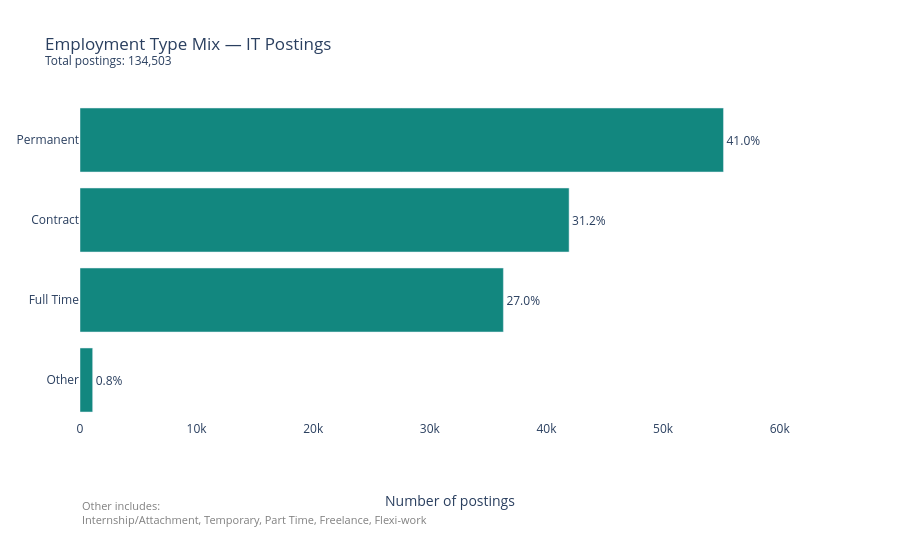

Notebook code for this chart:
### Code cell
summary_it = df_it_filtered["employmentTypes"].value_counts().reset_index()
summary_it.columns = ["employmentTypes", "count"]
summary_it["percentage"] = (summary_it["count"] / summary_it["count"].sum() * 100).round(1)

total_it_postings = summary_it["count"].sum()

summary_it["group"] = summary_it["employmentTypes"].where(summary_it["percentage"] >= 3, "Other")
chart_data_it = summary_it.groupby("group")[["count"]].sum().reset_index()
chart_data_it["percentage"] = (chart_data_it["count"] / chart_data_it["count"].sum() * 100).round(1)
chart_data_it = chart_data_it.sort_values("count", ascending=True)

fig_it = px.bar(
    chart_data_it,
    x="count", y="group",
    orientation="h",
    text=chart_data_it["percentage"].astype(str) + "%",
    labels={"count": "Number of postings", "group": "Employment type"},
    title=f"Employment Type Mix — IT Postings<br><sup>Total postings: {total_it_postings:,}</sup>"
)
fig_it.update_traces(
    marker_color="#12877F",
    textposition="outside",
    cliponaxis=False
)

fig_it.update_layout(
    xaxis=dict(
        title=dict(
            text="Number of postings",
            standoff=60
        ),
        range=[0, chart_data_it["count"].max() * 1.15]
    ),
    yaxis_title=None,
    plot_bgcolor="white",
    paper_bgcolor="white",
    margin=dict(b=140, r=80)
)


fig_it.add_annotation(
    text="Other includes:<br>"
         "Internship/Attachment, Temporary, Part Time, "
         "Freelance, Flexi-work",
    xref="paper",
    yref="paper",
    x=0,
    y=-0.34,
    showarrow=False,
    font=dict(size=11, color="gray"),
    align="left"
)

fig_it.show()

### Figure 1 — Plotly figure (JSON) as saved in the notebook; plotly's stock layout.template omitted (floating-point values rounded to 4 significant figures)
{"data": [{"cliponaxis": false, "hovertemplate": "Number of postings=%{x}<br>Employment type=%{y}<br>text=%{text}<extra></extra>", "legendgroup": "", "marker": {"color": "#12877F", "pattern": {"shape": ""}}, "name": "", "orientation": "h", "showlegend": false, "text": ["0.8%", "27.0%", "31.2%", "41.0%"], "textposition": "outside", "type": "bar", "x": [1086, 36303, 41938, 55176], "xaxis": "x", "y": ["Other", "Full Time", "Contract", "Permanent"], "yaxis": "y"}], "layout": {"annotations": [{"align": "left", "font": {"color": "gray", "size": 11}, "showarrow": false, "text": "Other includes:<br>Internship/Attachment, Temporary, Part Time, Freelance, Flexi-work", "x": 0, "xref": "paper", "y": -0.34, "yref": "paper"}], "barmode": "relative", "legend": {"tracegroupgap": 0}, "margin": {"b": 140, "r": 80}, "paper_bgcolor": "white", "plot_bgcolor": "white", "title": {"text": "Employment Type Mix — IT Postings<br><sup>Total postings: 134,503</sup>"}, "xaxis": {"anchor": "y", "domain": [0, 1], "range": [0, 63450.0], "title": {"standoff": 60, "text": "Number of postings"}}, "yaxis": {"anchor": "x", "domain": [0, 1], "title": {}}}}
